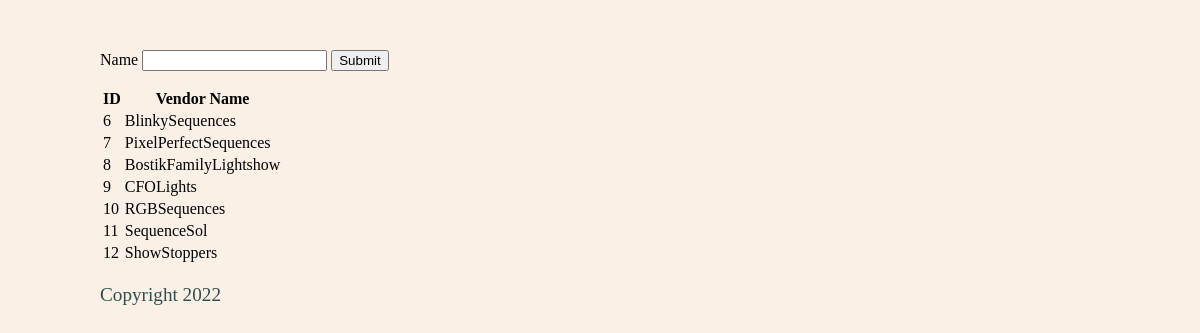
Page /vendors on the earlier database version.
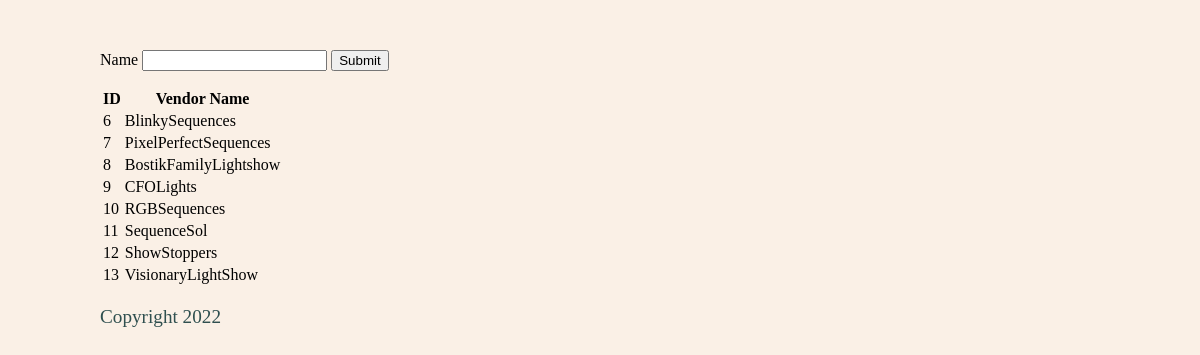
Same page on the later database version.
### app/__init__.py (models this page shows, shortened)
class Vendor(db.Model):  # type: ignore
    id = db.Column(db.Integer, autoincrement=True, primary_key=True)
    name = db.Column(db.String(120), unique=True, index=True, nullable=False)
    urls = db.relationship('BaseUrl', backref='vendor')

### app/__init__.py (the view)
@app.route("/vendors")
def vendors():
    v = Vendor.query.all()
    return render_template("vendors.html", vendors=v)

### app/templates/vendors.html (shortened to what this page needs)
{% extends "base.html" %}
{% block content %}
    <form name="vendor-registration-form" action="{{ url_for('register_vendor') }}" method='post'>
      <label>Name</label>
      <input name="name" type="text" required>
      <input type="submit" />
    </form>
    <div id="vendorlist">
        <table><tr><th>ID</th><th>Vendor Name</th></tr>
      {% for vendor in vendors %}
            <tr><td>{{vendor.id}}</td><td>{{vendor.name}}</td></tr>
      {% endfor %}
        </table>
  </div>
{% endblock %}

Differences in the rows shown:
added Vendor: id "13", name "VisionaryLightShow"
